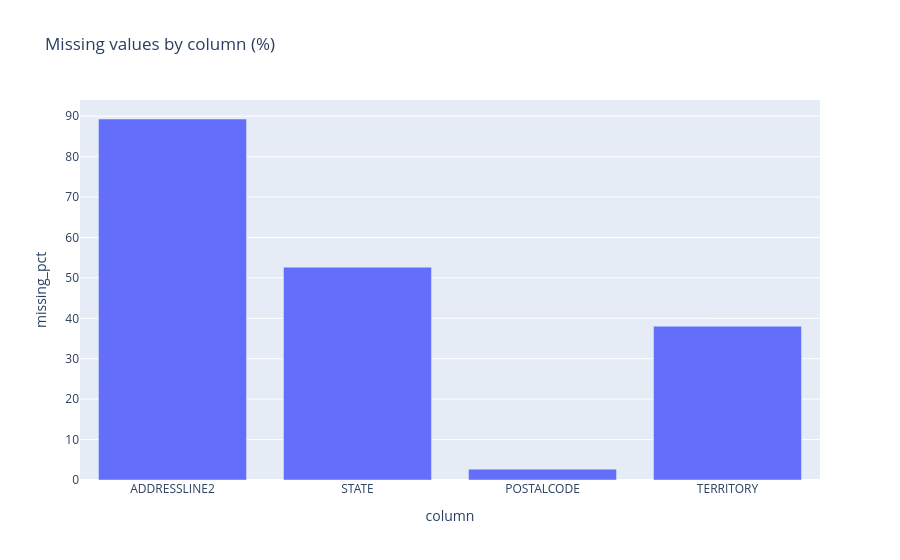

The notebook cell this image was saved under:
### Markdown cell above
## 7. Missing-value analysis

### Code cell
missing = df.isna().sum().rename("missing_count").to_frame()
missing["missing_pct"] = (missing["missing_count"] / max(len(df), 1) * 100).round(2)
display(missing.sort_values("missing_count", ascending=False))
missing_nonzero = missing[missing.missing_count > 0].reset_index(names="column")
if not missing_nonzero.empty:
    px.bar(missing_nonzero, x="column", y="missing_pct",
           title="Missing values by column (%)").show()
else:
    print("No missing values detected.")

### Figure 1 — Plotly figure (JSON) as saved in the notebook; plotly's stock layout.template omitted (floating-point values rounded to 4 significant figures)
{"data": [{"hovertemplate": "column=%{x}<br>missing_pct=%{y}<extra></extra>", "legendgroup": "", "marker": {"color": "#636efa", "pattern": {"shape": ""}}, "name": "", "orientation": "v", "showlegend": false, "textposition": "auto", "type": "bar", "x": ["ADDRESSLINE2", "STATE", "POSTALCODE", "TERRITORY"], "xaxis": "x", "y": [89.3, 52.64, 2.69, 38.04], "yaxis": "y"}], "layout": {"barmode": "relative", "legend": {"tracegroupgap": 0}, "title": {"text": "Missing values by column (%)"}, "xaxis": {"anchor": "y", "domain": [0, 1], "title": {"text": "column"}}, "yaxis": {"anchor": "x", "domain": [0, 1], "title": {"text": "missing_pct"}}}}
